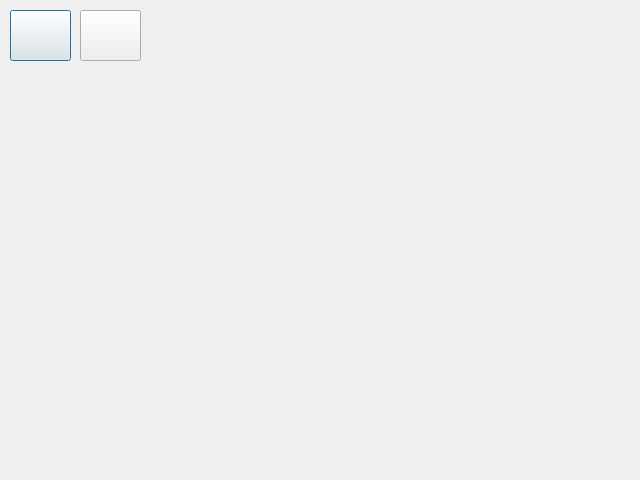
<?xml version="1.0" encoding="UTF-8"?>
<ui version="4.0">
 <class>ScreenVerbal</class>
 <widget class="QDialog" name="ScreenVerbal">
  <property name="geometry">
   <rect>
    <x>0</x>
    <y>0</y>
    <width>640</width>
    <height>480</height>
   </rect>
  </property>
  <property name="windowTitle">
   <string>Dialog</string>
  </property>
  <property name="modal">
   <bool>true</bool>
  </property>
  <widget class="QLabel" name="label">
   <property name="geometry">
    <rect>
     <x>220</x>
     <y>20</y>
     <width>411</width>
     <height>31</height>
    </rect>
   </property>
   <property name="text">
    <string/>
   </property>
   <property name="alignment">
    <set>Qt::AlignCenter</set>
   </property>
  </widget>
  <widget class="QLabel" name="label_2">
   <property name="geometry">
    <rect>
     <x>160</x>
     <y>20</y>
     <width>461</width>
     <height>41</height>
    </rect>
   </property>
   <property name="font">
    <font>
     <pointsize>20</pointsize>
    </font>
   </property>
   <property name="text">
    <string/>
   </property>
   <property name="alignment">
    <set>Qt::AlignCenter</set>
   </property>
  </widget>
  <widget class="QPushButton" name="btnHome">
   <property name="geometry">
    <rect>
     <x>80</x>
     <y>10</y>
     <width>61</width>
     <height>51</height>
    </rect>
   </property>
   <property name="autoFillBackground">
    <bool>false</bool>
   </property>
   <property name="text">
    <string/>
   </property>
   <property name="icon">
    <iconset theme="go-home"/>
   </property>
   <property name="autoDefault">
    <bool>false</bool>
   </property>
   <property name="default">
    <bool>true</bool>
   </property>
   <property name="flat">
    <bool>false</bool>
   </property>
  </widget>
  <widget class="QPushButton" name="btnBack">
   <property name="geometry">
    <rect>
     <x>10</x>
     <y>10</y>
     <width>61</width>
     <height>51</height>
    </rect>
   </property>
   <property name="autoFillBackground">
    <bool>false</bool>
   </property>
   <property name="text">
    <string/>
   </property>
   <property name="icon">
    <iconset theme="back"/>
   </property>
   <property name="autoDefault">
    <bool>false</bool>
   </property>
   <property name="default">
    <bool>true</bool>
   </property>
   <property name="flat">
    <bool>false</bool>
   </property>
  </widget>
  <widget class="QLabel" name="labelImg">
   <property name="geometry">
    <rect>
     <x>10</x>
     <y>80</y>
     <width>620</width>
     <height>380</height>
    </rect>
   </property>
   <property name="text">
    <string/>
   </property>
   <property name="alignment">
    <set>Qt::AlignCenter</set>
   </property>
  </widget>
 </widget>
 <resources/>
 <connections/>
</ui>
